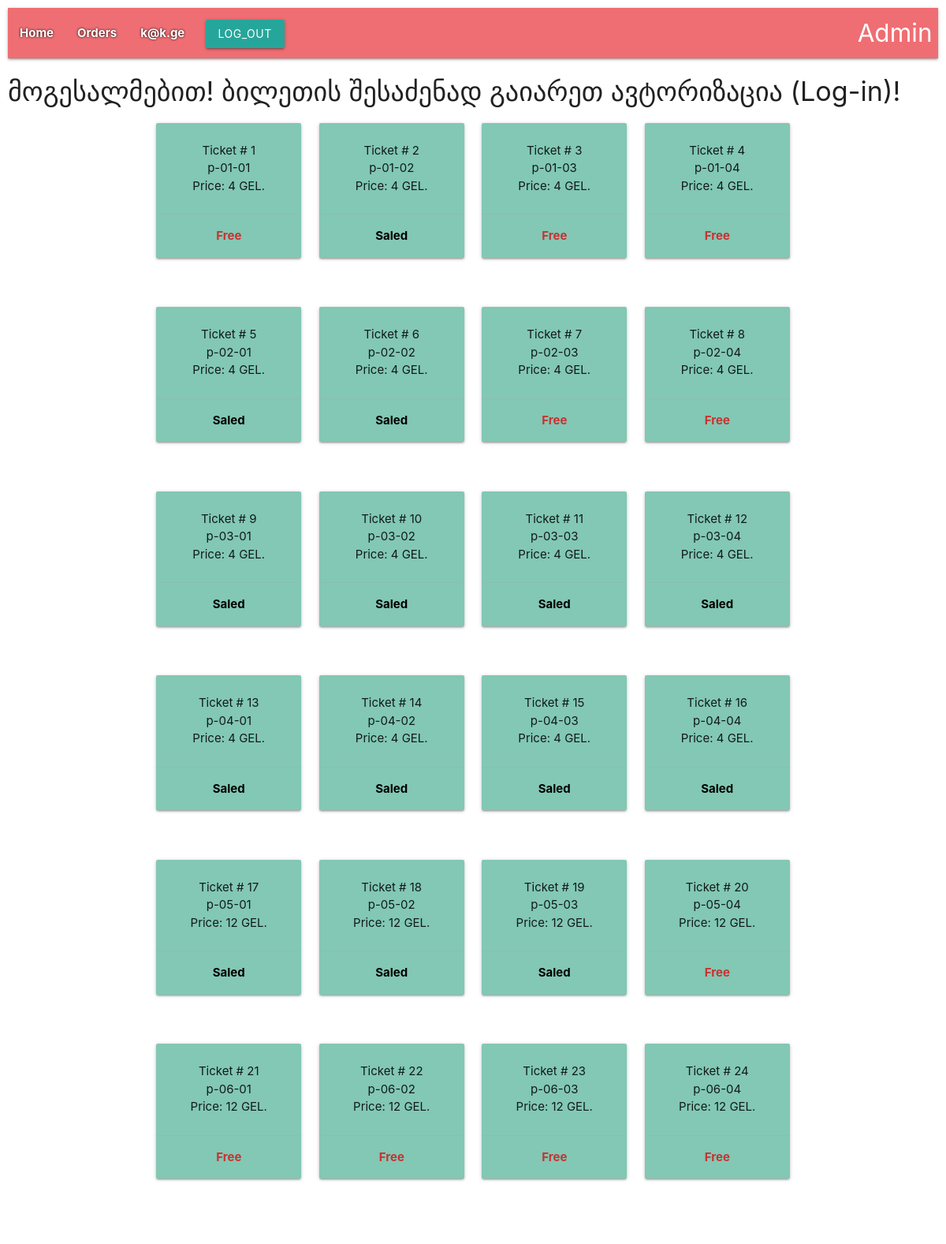
The page /tickets/ (signed in) on the database its author committed.
### user/models.py (models this page shows, shortened)
class User(AbstractUser):
    username = None
    email = models.EmailField(_('email address'), unique=True)
    salary = models.DecimalField(
        max_digits=8, decimal_places=2,
        verbose_name=_('Salary'), help_text='in Lari)', default=Decimal(100)
    )
    phone_number = models.CharField(max_length=50, verbose_name=_('Phone Number'))
    objects = UserManager()
    USERNAME_FIELD = 'email'
    REQUIRED_FIELDS = []
    class Meta:
        verbose_name = _('Employee')
        verbose_name_plural = _('Employees')

### tickets/models.py (models this page shows, shortened)
class Ticket(models.Model):
    name = models.CharField(max_length=24, verbose_name='Name')
    start_time = models.DateTimeField(verbose_name='Start time', default=datetime(2021, 2, 3))
    end_time = models.DateTimeField(verbose_name="End time", default=datetime(2021, 2, 4))
    code = models.IntegerField(unique=True)
    price = models.IntegerField(default=12)
    class StatusType(TextChoices):
        FREE = 'Free', _("Free")
        SALED = 'Saled', _("Saled")
    status = models.CharField(max_length=5, choices=StatusType.choices, default=StatusType.FREE)
    class Meta:
        verbose_name = _('Ticket')
        verbose_name_plural = _('Tickets')

### tickets/views.py (the view)
# urls.py: path('', include('tickets.urls', namespace='tickets')),
def tickets(request: WSGIRequest):
    ticket_list = Ticket.objects.all()
    context = {
        'ticket_list': ticket_list,
    }
    return render(request=request, template_name='tickets/tickets.html', context=context)

### templates/tickets/tickets.html
{% extends 'base.html' %}
{% block content %}
<h4>მოგესალმებით! ბილეთის შესაძენად გაიარეთ ავტორიზაცია (Log-in)!</h4>
<div class="container">
    <div class="row">
        {% for ticket in ticket_list %}
        {% if forloop.counter0|divisibleby:4 %}
        <div class="row">
            {% endif %}
            <div class="col s12 m3 l3 center">
                <div class="row">
                    <div class="col s12">
                        <div class="card" style="background-color: rgb(130,200,180);">
                            <div class="card-content">
                                <p>Ticket # {{ ticket.pk }}</p>
                                <p>{{ ticket.name }}</p>
                                <p>Price: {{ ticket.price }} GEL.</p>
                            </div>
                            <div class="card-action">
                                {% if ticket.orders %}
                                <span style="color: rgb(0,0,0); font-weight: bold;">{{ ticket.status }}</span>
                                {% else %}
                                <span style="color: rgb(200,50,50); font-weight: bold;">{{ ticket.status }}</span>
                                {% endif %}
                            </div>
                        </div>
                    </div>
                </div>
            </div>
            {% if forloop.counter|divisibleby:4 or forloop.last %}
        </div>
        {% endif %}
        {% endfor %}
    </div>
</div>
{% endblock %}

### templates/partials/header.html (shortened to what this page needs)
<nav style="padding= 20px;">
    <div class="nav-wrapper">
      <ul id="nav-mobile" class="left hide-on-med-and-down">
        <li style="color: rgb(100,30,30); font-weight: bold; text-shadow: 0 0 3px #000000;"><a href="{% url 'tickets:index' %}">Home</a></li>
        {% if user.is_authenticated %}
          <li style="color: rgb(100,30,30); font-weight: bold; text-shadow: 0 0 3px #000000;"><a href="{% url 'tickets:order' %}">Orders</a></li>
          <li style="color: rgb(100,30,30); font-weight: bold; text-shadow: 0 0 3px #000000;"><a href="{% url 'tickets:personal' %}">{{ user.email }}</a></li>
          <li>
            <form action="{% url 'user:user_logout' %}" method="POST">
                <div class="row">
                    <div class="col s12">
                        <button class="btn waves-effect waves-light" type="submit" name="action">
                            Log_out
                        </button>
                    </div>
                </div>
            </form>
        {% else %}
        <li><a href="{% url 'user:user_login' %}" style="color: rgb(100,30,30); font-weight: bold; text-shadow: 0 0 3px #ffffff; float: right;">
            Log-in
        </a></li>
        {% endif %}
          <li><a href="{% url 'admin:index' %}" class="brand-logo right">
              Admin</a></li>
      </ul>
    </div>
</nav>

### rows shown on the page
User: email "k@k.ge"
Ticket: pk "1", name "p-01-01", price "4", status "Free"
Ticket: pk "2", name "p-01-02", price "4", status "Saled"
Ticket: pk "3", name "p-01-03", price "4", status "Free"
Ticket: pk "4", name "p-01-04", price "4", status "Free"
Ticket: pk "5", name "p-02-01", price "4", status "Saled"
Ticket: pk "6", name "p-02-02", price "4", status "Saled"
Ticket: pk "7", name "p-02-03", price "4", status "Free"
Ticket: pk "8", name "p-02-04", price "4", status "Free"
Ticket: pk "9", name "p-03-01", price "4", status "Saled"
Ticket: pk "10", name "p-03-02", price "4", status "Saled"
Ticket: pk "11", name "p-03-03", price "4", status "Saled"
Ticket: pk "12", name "p-03-04", price "4", status "Saled"
Ticket: pk "13", name "p-04-01", price "4", status "Saled"
Ticket: pk "14", name "p-04-02", price "4", status "Saled"
Ticket: pk "15", name "p-04-03", price "4", status "Saled"
Ticket: pk "16", name "p-04-04", price "4", status "Saled"
Ticket: pk "17", name "p-05-01", price "12", status "Saled"
Ticket: pk "18", name "p-05-02", price "12", status "Saled"
Ticket: pk "19", name "p-05-03", price "12", status "Saled"
Ticket: pk "20", name "p-05-04", price "12", status "Free"
Ticket: pk "21", name "p-06-01", price "12", status "Free"
Ticket: pk "22", name "p-06-02", price "12", status "Free"
Ticket: pk "23", name "p-06-03", price "12", status "Free"
Ticket: pk "24", name "p-06-04", price "12", status "Free"
